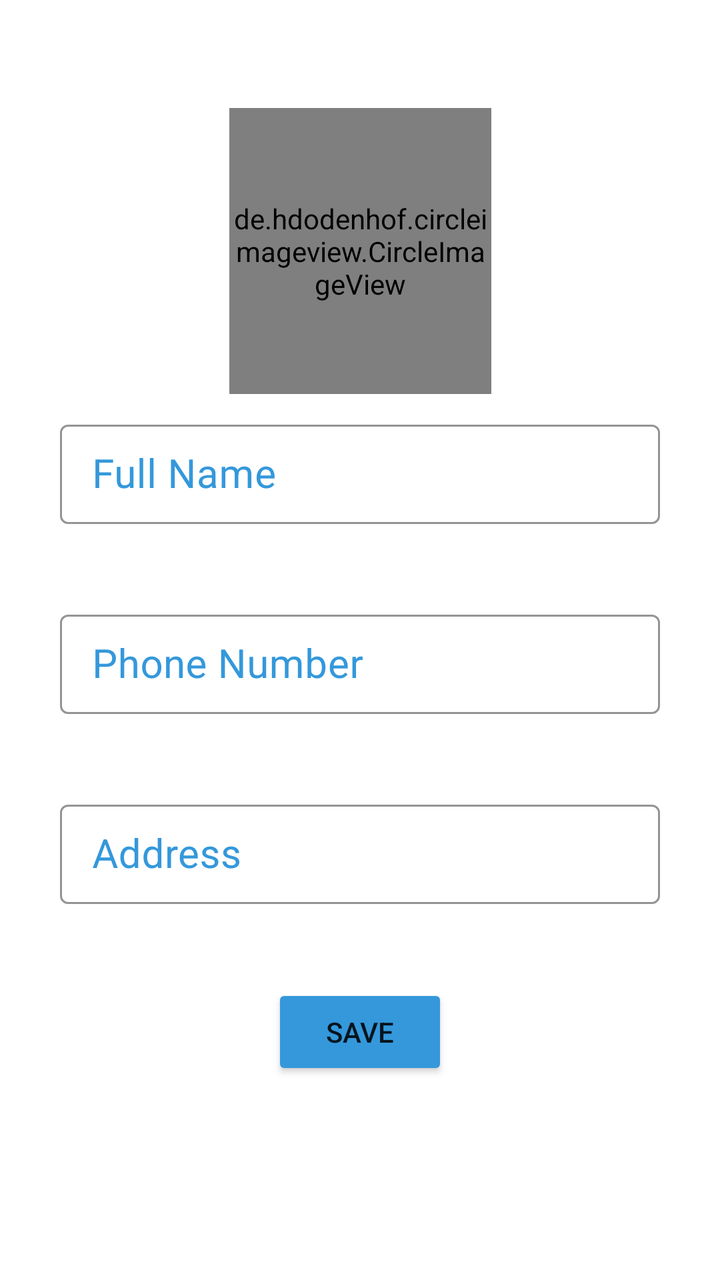
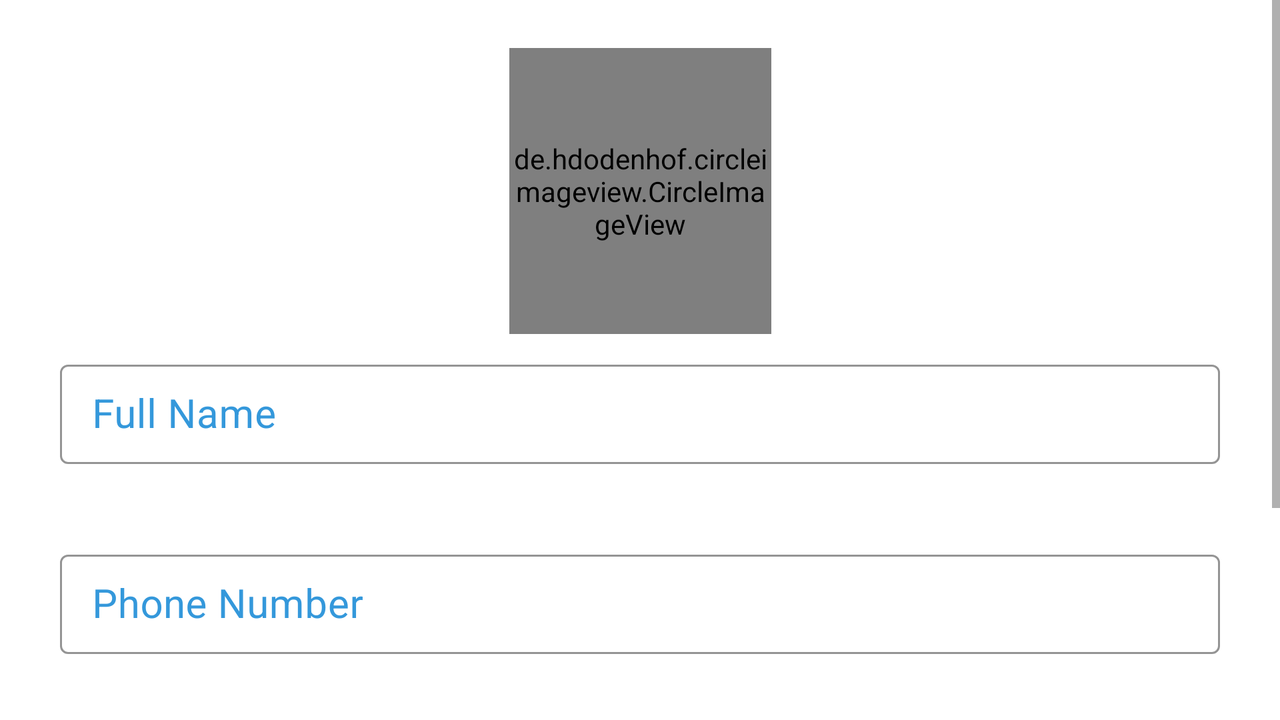

The same Android screen from two of the app's own layout files: first res/layout/ as a phone draws it, then the author's variant for another configuration, drawn on a device whose configuration selects that folder. Both files follow.
<!-- AndroidManifest.xml: application theme AppTheme -->
<!-- res/layout/fragment_profile.xml -->
<?xml version="1.0" encoding="utf-8"?>
<LinearLayout
    xmlns:android="http://schemas.android.com/apk/res/android"
    xmlns:app="http://schemas.android.com/apk/res-auto"
    xmlns:tools="http://schemas.android.com/tools"
    android:layout_width="match_parent"
    android:layout_height="match_parent"
    android:background="@color/bg_color"
    tools:context=".ProfileFragment">

    <androidx.constraintlayout.widget.ConstraintLayout
    android:layout_width="match_parent"
    android:layout_height="match_parent"
    android:layout_margin="30dp">

        <de.hdodenhof.circleimageview.CircleImageView
        android:id="@+id/profileImageView"
        android:layout_width="131dp"
        android:layout_height="143dp"
        android:layout_marginTop="24dp"
        app:layout_constraintEnd_toEndOf="parent"
        app:layout_constraintStart_toStartOf="parent"
        app:layout_constraintTop_toTopOf="parent"
        app:civ_border_width="4dp"
        app:civ_border_color="@color/colorPrimary"
        android:src="@drawable/salonkitalogo"/>



    <com.google.android.material.textfield.TextInputLayout
        android:id="@+id/edtNameLayout"
        android:layout_marginTop="10dp"
        android:layout_width="match_parent"
        android:layout_height="55dp"
        android:hint="Full Name"
        app:boxStrokeColor="#3498DB"
        android:textColorHint="#3498DB"
        app:hintTextColor="#3498DB"
        app:layout_constraintTop_toBottomOf="@+id/profileImageView"
        style="@style/Widget.MaterialComponents.TextInputLayout.OutlinedBox.Dense">

        <com.google.android.material.textfield.TextInputEditText
            android:id="@+id/profileName"
            android:layout_width="match_parent"
            android:layout_height="wrap_content"
            android:textColor="@color/PrimaryText"
            android:textCursorDrawable="@drawable/cursor"
            android:inputType="text"
            android:textSize="20sp"/>

    </com.google.android.material.textfield.TextInputLayout>

    <com.google.android.material.textfield.TextInputLayout
        android:id="@+id/edtTelpLayout"
        style="@style/Widget.MaterialComponents.TextInputLayout.OutlinedBox.Dense"
        android:layout_width="match_parent"
        android:layout_height="55dp"
        android:hint="Phone Number"
        android:layout_marginTop="40dp"
        android:textColorHint="#3498DB"
        app:boxStrokeColor="#3498DB"
        app:hintTextColor="#3498DB"
        app:layout_constraintTop_toBottomOf="@+id/edtNameLayout">

        <com.google.android.material.textfield.TextInputEditText
            android:id="@+id/profileTelp"
            android:layout_width="match_parent"
            android:layout_height="wrap_content"
            android:inputType="text"
            android:textColor="@color/PrimaryText"
            android:textCursorDrawable="@drawable/cursor"
            android:textSize="20sp" />

    </com.google.android.material.textfield.TextInputLayout>


    <com.google.android.material.textfield.TextInputLayout
        android:id="@+id/edtAddressLayout"
        android:layout_marginTop="40dp"
        style="@style/Widget.MaterialComponents.TextInputLayout.OutlinedBox.Dense"
        android:layout_width="match_parent"
        android:layout_height="55dp"
        android:hint="Address"
        android:textColorHint="#3498DB"
        app:boxStrokeColor="#3498DB"
        app:hintTextColor="#3498DB"
        app:layout_constraintTop_toBottomOf="@+id/edtTelpLayout">

        <com.google.android.material.textfield.TextInputEditText
            android:id="@+id/profileAddress"
            android:layout_width="match_parent"
            android:layout_height="wrap_content"
            android:inputType="text"
            android:textColor="@color/PrimaryText"
            android:textCursorDrawable="@drawable/cursor"
            android:textSize="20sp" />

    </com.google.android.material.textfield.TextInputLayout>

        <Button
            android:id="@+id/saveProfileInfo"
            style="@style/Widget.AppCompat.Button"
            android:layout_width="wrap_content"
            android:layout_marginTop="40dp"
            android:layout_height="wrap_content"
            android:text="Save"
            app:backgroundTint="#3498DB"
            app:layout_constraintLeft_toLeftOf="parent"
            app:layout_constraintRight_toRightOf="parent"
            app:layout_constraintTop_toBottomOf="@+id/edtAddressLayout" />
        <LinearLayout
            android:layout_width="match_parent"
            android:layout_height="wrap_content"
            app:layout_constraintLeft_toLeftOf="parent"
            android:orientation="vertical"
            android:gravity="center"
            tools:ignore="MissingConstraints">
        </LinearLayout>

    </androidx.constraintlayout.widget.ConstraintLayout>

</LinearLayout>
<!-- resources referenced by this layout -->
<resources>
  <color name="PrimaryText">#000000</color>
  <color name="bg_color">#FFFFFF</color>
  <color name="colorPrimary">#3498DB</color>
  <!-- drawable cursor (drawable) -->
  <?xml version="1.0" encoding="utf-8"?>
  <shape xmlns:android="http://schemas.android.com/apk/res/android"
      android:shape="rectangle" >
      <size
          android:width="2dip" />
      <solid
          android:color="#3498DB" />
  </shape>
  <!-- drawable salonkitalogo: png bitmap (drawable, 25876 bytes) -->
  <style name="AppTheme" parent="Theme.MaterialComponents.DayNight.NoActionBar">
          
          <item name="colorPrimary">@color/colorPrimary</item>
          <item name="colorPrimaryDark">@color/colorPrimary</item>
          <item name="colorAccent">@color/colorAccent</item>
          <item name="cardBackgroundColor">@color/colorPrimary</item>
          <item name="drawerArrowStyle">@style/DrawerArrowStyle</item>
  
  
      </style>
  <color name="colorAccent">#03DAC5</color>
  <style name="DrawerArrowStyle" parent="Widget.AppCompat.DrawerArrowToggle">
          <item name="spinBars">true</item>
          <item name="color">#ffffff</item>
      </style>
</resources>
<!-- res/layout-land/fragment_profile.xml (the author's variant of the layout above) -->
<!-- drawn on the phone turned sideways -->
<?xml version="1.0" encoding="utf-8"?>
<ScrollView
    xmlns:android="http://schemas.android.com/apk/res/android"
    xmlns:app="http://schemas.android.com/apk/res-auto"
    xmlns:tools="http://schemas.android.com/tools"
    android:layout_width="match_parent"
    android:background="@color/bg_color"
    android:layout_height="match_parent"
    tools:context=".ProfileFragment">

    <androidx.constraintlayout.widget.ConstraintLayout
    android:layout_width="match_parent"
    android:layout_height="match_parent"
        android:layout_marginLeft="30dp"
        android:layout_marginRight="30dp">

        <de.hdodenhof.circleimageview.CircleImageView
            android:id="@+id/profileImageView"
            android:layout_width="131dp"
            android:layout_height="143dp"
            android:layout_marginTop="24dp"
            app:layout_constraintEnd_toEndOf="parent"
            app:layout_constraintStart_toStartOf="parent"
            app:layout_constraintTop_toTopOf="parent"
            app:civ_border_width="4dp"
            app:civ_border_color="@color/colorPrimary"
            android:src="@drawable/salonkitalogo"/>


    <com.google.android.material.textfield.TextInputLayout
        android:id="@+id/edtNameLayout"
        android:layout_marginTop="10dp"
        android:layout_width="match_parent"
        android:layout_height="55dp"
        android:hint="Full Name"
        app:boxStrokeColor="#3498DB"
        android:textColorHint="#3498DB"
        app:hintTextColor="#3498DB"
        app:layout_constraintTop_toBottomOf="@+id/profileImageView"
        style="@style/Widget.MaterialComponents.TextInputLayout.OutlinedBox.Dense">

        <com.google.android.material.textfield.TextInputEditText
            android:id="@+id/profileName"
            android:layout_width="match_parent"
            android:layout_height="wrap_content"
            android:textColor="@color/PrimaryText"
            android:textCursorDrawable="@drawable/cursor"
            android:inputType="text"
            android:textSize="20sp"/>

    </com.google.android.material.textfield.TextInputLayout>

    <com.google.android.material.textfield.TextInputLayout
        android:id="@+id/edtTelpLayout"
        style="@style/Widget.MaterialComponents.TextInputLayout.OutlinedBox.Dense"
        android:layout_width="match_parent"
        android:layout_height="55dp"
        android:hint="Phone Number"
        android:layout_marginTop="40dp"
        android:textColorHint="#3498DB"
        app:boxStrokeColor="#3498DB"
        app:hintTextColor="#3498DB"
        app:layout_constraintTop_toBottomOf="@+id/edtNameLayout">

        <com.google.android.material.textfield.TextInputEditText
            android:id="@+id/profileTelp"
            android:layout_width="match_parent"
            android:layout_height="wrap_content"
            android:inputType="text"
            android:textColor="@color/PrimaryText"
            android:textCursorDrawable="@drawable/cursor"
            android:textSize="20sp" />

    </com.google.android.material.textfield.TextInputLayout>


    <com.google.android.material.textfield.TextInputLayout
        android:id="@+id/edtAddressLayout"
        android:layout_marginTop="40dp"
        style="@style/Widget.MaterialComponents.TextInputLayout.OutlinedBox.Dense"
        android:layout_width="match_parent"
        android:layout_height="55dp"
        android:hint="Address"
        android:textColorHint="#3498DB"
        app:boxStrokeColor="#3498DB"
        app:hintTextColor="#3498DB"
        app:layout_constraintTop_toBottomOf="@+id/edtTelpLayout">

        <com.google.android.material.textfield.TextInputEditText
            android:id="@+id/profileAddress"
            android:layout_width="match_parent"
            android:layout_height="wrap_content"
            android:inputType="text"
            android:textColor="@color/PrimaryText"
            android:textCursorDrawable="@drawable/cursor"
            android:textSize="20sp" />

    </com.google.android.material.textfield.TextInputLayout>

    <Button
        android:id="@+id/saveProfileInfo"
        style="@style/Widget.AppCompat.Button"
        android:layout_width="wrap_content"
        android:layout_marginTop="40dp"
        android:layout_height="wrap_content"
        android:text="Save"
        app:backgroundTint="#3498DB"
        app:layout_constraintLeft_toLeftOf="parent"
        app:layout_constraintRight_toRightOf="parent"
        app:layout_constraintTop_toBottomOf="@+id/edtAddressLayout" />
        <LinearLayout
            android:layout_width="match_parent"
            android:layout_height="wrap_content"
            app:layout_constraintLeft_toLeftOf="parent"
            android:orientation="vertical"
            android:gravity="center"
            tools:ignore="MissingConstraints">

        </LinearLayout>

    </androidx.constraintlayout.widget.ConstraintLayout>

</ScrollView>
